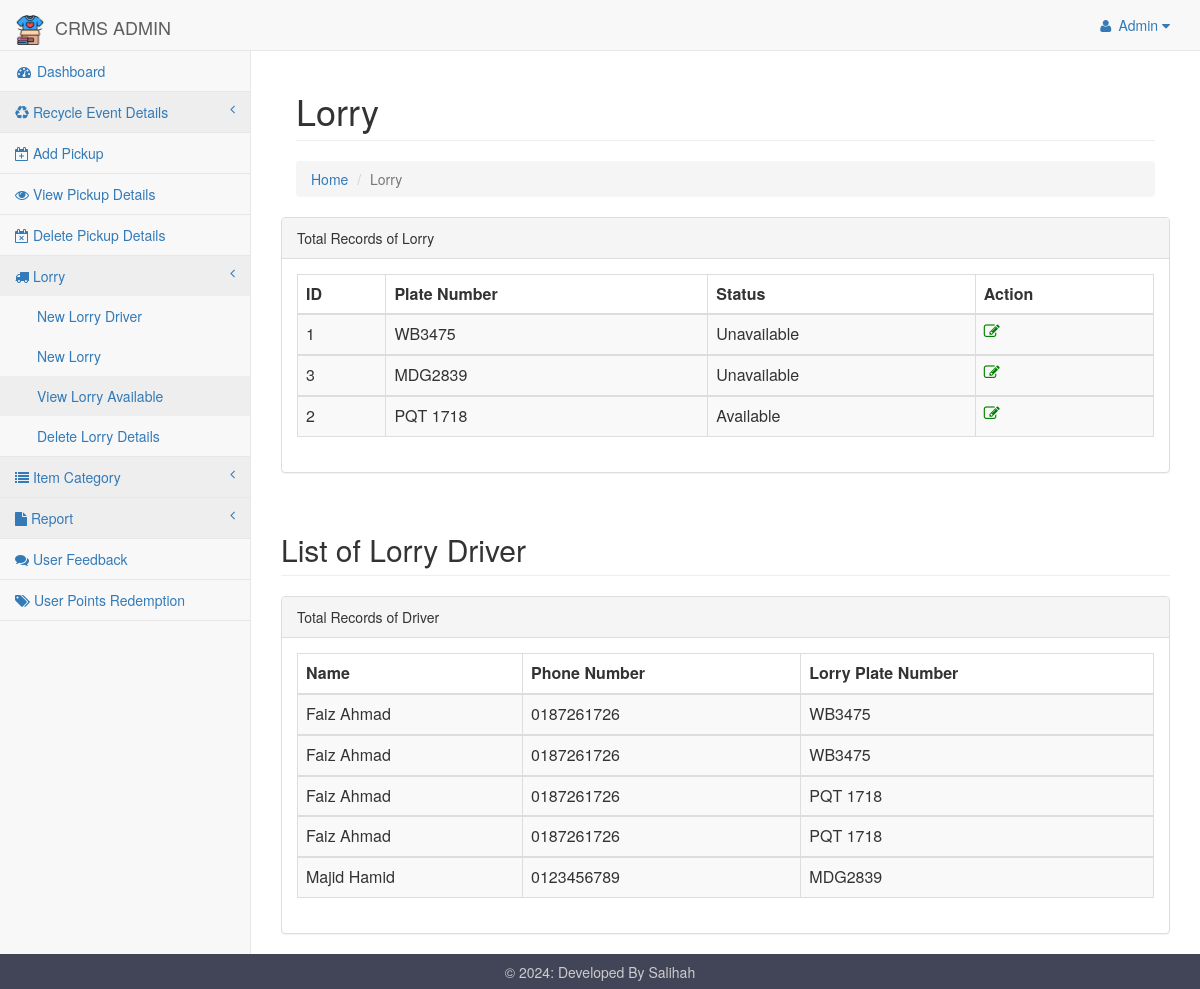
The app's page /pages/viewlorry.php with its own data.
### tables this page shows
CREATE TABLE `pickup_lorry` (
  `lorry_id` int(5) NOT NULL,
  `plate_number` varchar(10) NOT NULL,
  `status` varchar(20) NOT NULL,
  `admin_id` int(5) NOT NULL
);

### pages/viewlorry.php (the view, shortened to what this page needs)
<html>
<head>
<link href="../css/bootstrap.min.css" rel="stylesheet">
<link href="../vendor/metisMenu/metisMenu.min.css" rel="stylesheet">
 <link href="../css/dataTables/dataTables.bootstrap.css" rel="stylesheet">
<link href="../css/dataTables/dataTables.responsive.css" rel="stylesheet">
<link href="../dist/css/sb-admin-2.css" rel="stylesheet">
<link href="../vendor/font-awesome/css/font-awesome.min.css" rel="stylesheet" type="text/css">
<link rel="stylesheet" href="../icofont/icofont.min.css">
</head>
<body>
<div id="wrapper">
<?php include 'includes/nav.php'?>
<div id="page-wrapper">
<div class="container-fluid">
<div class="row">
<div class="col-lg-12 breadcrumb-container">
            <h1 class="page-header">Lorry</h1>
                    <ol class="breadcrumb">
                        <li><a href="index.php">Home</a></li>
                        <li class="active">Lorry</li>
                    </ol>
                </div>
  </div>
				<div class="row">
                        <div class=".col-lg-12">
                            <div class="panel panel-default">
                                <div class="panel-heading">
                                    Total Records of Lorry
                                </div>
								 <div class="panel-body">
                                    <div class="table-responsive">
									<table class="table table-striped table-bordered table-hover" id="dataTables-example">
									<?php
						include "dbconnect.php";
						$qry="select * from pickup_lorry order by status desc";
						$result=mysqli_query($conn,$qry);
						echo"
						<thead>
						<tr>
							<th>ID</th>
							<th>Plate Number</th>
							<th>Status</th>
							<th>Action</th>
						</tr>
						</thead>";
						while($row=mysqli_fetch_array($result)){
						  echo"<tbody>
						  <tr class='gradeA'>
						  <td>".$row['lorry_id']."</td>
						  <td>".$row['plate_number']."</td>
						  <td>".$row['status']."</td>
						  <td><a href='editlorryform.php?lorry_id=".$row['lorry_id']."'><i class='fa fa-edit' style='color:green'></i></a></td>
						</tr>
						<tbody>
						";
						}
						?>
						</table>
				</div>
				</div>
		</div>
		</div>
		</div>
		</div>
	<div class="container-fluid">
<div class="row">
<div class=".col-lg-12">
               <h2 class="page-header">List of Lorry Driver</h2>
                </div>
  </div>
				<div class="row">
                        <div class=".col-lg-12">
                            <div class="panel panel-default">
                                <div class="panel-heading">
                                    Total Records of Driver
                                </div>
								 <div class="panel-body">
                                    <div class="table-responsive">
									<table class="table table-striped table-bordered table-hover" id="dataTables-example">
									<?php
						include "dbconnect.php";
						$qry="SELECT * FROM driver_lorry_info";
						$result=mysqli_query($conn,$qry);
						echo"
						<thead>
						<tr>
							<th>Name</th>
							<th>Phone Number</th>
							<th>Lorry Plate Number</th>
						</tr>
						</thead>";
						while($row=mysqli_fetch_array($result)){
						  echo"<tbody>
						  <tr class='gradeA'>
						  <td>".$row['name']."</td>
						  <td>".$row['phone_num']."</td>
						  <td>".$row['plate_number']."</td>
						</tr>
						<tbody>
						";
						}
						?>
						</table>
				</div>
				</div>
		</div>
		</div>
		</div>
		</div>
		</div>
		</div>
</body>
<footer>
        <p>&copy; <?php echo date("Y"); ?>: Developed By Salihah</p>
    </footer>
</html>

### pages/viewlorry.php (style rules this page uses)
footer { background-color: #424558; bottom: 0; left: 0; right: 0; height: 35px; text-align: center; color: #CCC; }
footer p { padding: 10.5px; margin: 0px; line-height: 100%; }

### records on screen
pickup_lorry: lorry_id "1", plate_number "WB3475", status "Unavailable"
pickup_lorry: lorry_id "3", plate_number "MDG2839", status "Unavailable"
pickup_lorry: lorry_id "2", plate_number "PQT 1718", status "Available"

### other values on screen
$row['name'] "Faiz Ahmad"
$row['phone_num'] "0187261726"
$row['plate_number'] "WB3475"
$row['plate_number'] "PQT 1718"
$row['name'] "Majid Hamid"
$row['phone_num'] "0123456789"
$row['plate_number'] "MDG2839"
